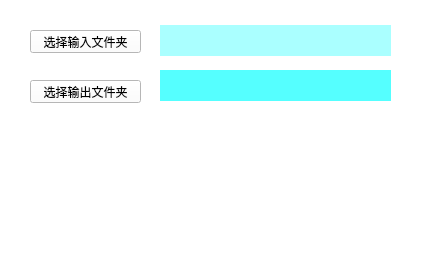
<?xml version="1.0" encoding="UTF-8"?>
<ui version="4.0">
 <class>MainWindow</class>
 <widget class="QMainWindow" name="MainWindow">
  <property name="geometry">
   <rect>
    <x>0</x>
    <y>0</y>
    <width>433</width>
    <height>263</height>
   </rect>
  </property>
  <property name="windowTitle">
   <string>MainWindow</string>
  </property>
  <property name="styleSheet">
   <string notr="true">background-color: rgb(255, 255, 255);</string>
  </property>
  <widget class="QWidget" name="centralwidget">
   <widget class="QPushButton" name="pb_input">
    <property name="geometry">
     <rect>
      <x>30</x>
      <y>30</y>
      <width>111</width>
      <height>23</height>
     </rect>
    </property>
    <property name="text">
     <string>选择输入文件夹</string>
    </property>
   </widget>
   <widget class="QPushButton" name="pb_output">
    <property name="geometry">
     <rect>
      <x>30</x>
      <y>80</y>
      <width>111</width>
      <height>23</height>
     </rect>
    </property>
    <property name="text">
     <string>选择输出文件夹</string>
    </property>
   </widget>
   <widget class="QLabel" name="label">
    <property name="geometry">
     <rect>
      <x>30</x>
      <y>120</y>
      <width>361</width>
      <height>71</height>
     </rect>
    </property>
    <property name="text">
     <string/>
    </property>
    <property name="buddy">
     <cstring>label</cstring>
    </property>
   </widget>
   <widget class="QLabel" name="lb_input">
    <property name="geometry">
     <rect>
      <x>160</x>
      <y>25</y>
      <width>231</width>
      <height>31</height>
     </rect>
    </property>
    <property name="styleSheet">
     <string notr="true">background-color: rgb(170, 255, 255);</string>
    </property>
    <property name="text">
     <string/>
    </property>
   </widget>
   <widget class="QLabel" name="lb_output">
    <property name="geometry">
     <rect>
      <x>160</x>
      <y>70</y>
      <width>231</width>
      <height>31</height>
     </rect>
    </property>
    <property name="styleSheet">
     <string notr="true">background-color: rgb(85, 255, 255);</string>
    </property>
    <property name="text">
     <string/>
    </property>
   </widget>
  </widget>
  <widget class="QMenuBar" name="menubar">
   <property name="geometry">
    <rect>
     <x>0</x>
     <y>0</y>
     <width>433</width>
     <height>22</height>
    </rect>
   </property>
  </widget>
  <widget class="QStatusBar" name="statusbar"/>
 </widget>
 <resources/>
 <connections/>
</ui>
